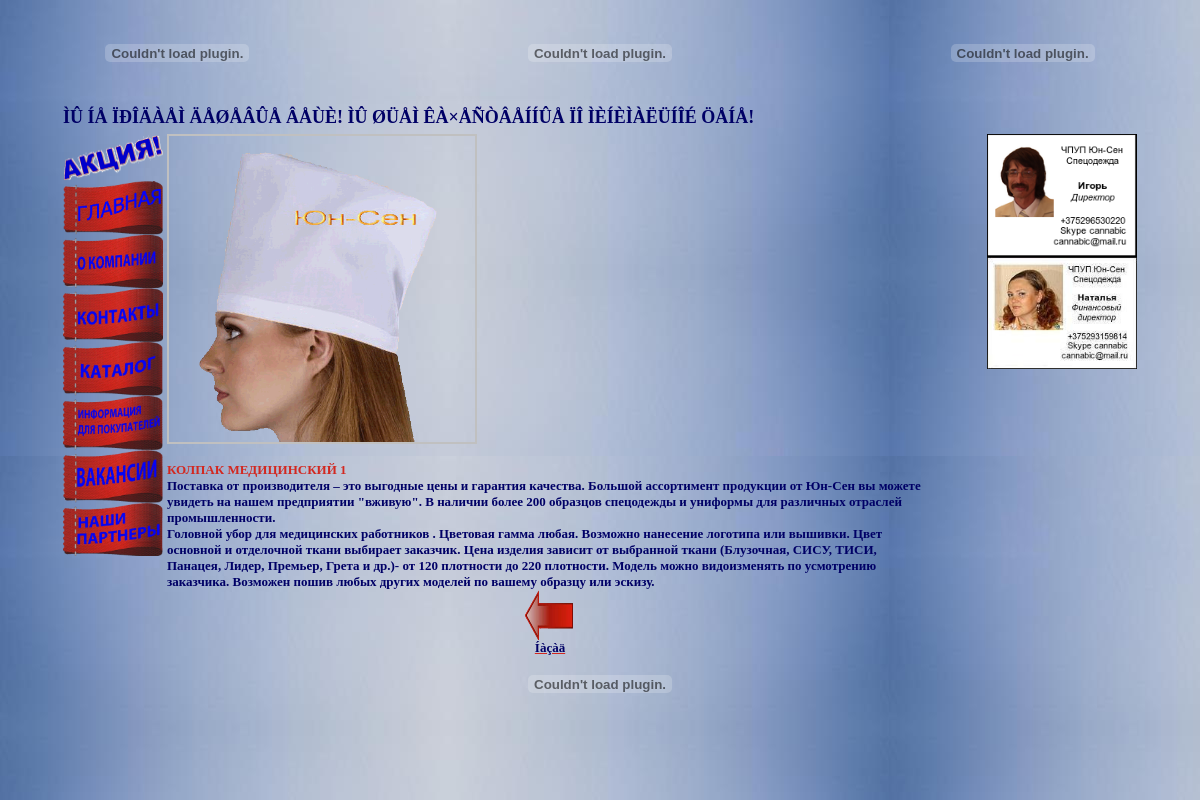
/p11710.php, run on the app's committed database.
### tables this page shows
CREATE TABLE IF NOT EXISTS `catalog` (
  `category` text NOT NULL,
  `model` int(11) NOT NULL,
  `image` text NOT NULL,
  `name` text NOT NULL,
  `price` text NOT NULL,
  `description` text NOT NULL
);

### 1710.php (called while the page is built)
<?php
$imgDir='images/17/10/';
$category = 17;
$model = 10;
?>

### p11710.php (the view, shortened to what this page needs)
<?php
include ('1710.php');
  function getFiles($path)
  {
    $files = scandir($path);
    for($i = 0, $length = count($files); $i < $length; $i++)
    {
      if( is_dir($path.$files[$i]) )
      {
        unset($files[$i]);
      }
    }
    return $files;
  }
?>
<!DOCTYPE HTML PUBLIC "-//W3C//DTD HTML 4.01 Frameset//EN" "http://www.w3.org/TR/html4/frameset.dtd">
<html>
 <head>
<link rel="stylesheet" type="text/css" href="gallerystyle.css" />
<link rel="stylesheet" type="text/css" href="../highslide/highslide.css" />
</head>
<body align = center link = "#d22820"
alink = "#000066"
vlink = "#000066">
<div id="bg"></div>
<div id="content"><div align = center>
<table width = 90%>
<tr>
<td align = center>
<embed src="images/logo.swf" width = '150px' height = '100px' quality="high"  TYPE="application/x-shockwave-flash" wmode="transparent" loop="true" autoplay="true" pluginspage="http://www.macromedia.com/go/getflashplayer"></embed>
</td>
<td align = center>
<embed src="images/text.swf" width = '400px' height = '100px' quality="high"  TYPE="application/x-shockwave-flash" wmode="transparent" loop="true" autoplay="true" pluginspage="http://www.macromedia.com/go/getflashplayer"></embed>
</td>
<td align = center>
<embed src="images/phones.swf" width = '150px' height = '100px' quality="high"  TYPE="application/x-shockwave-flash" wmode="transparent" loop="true" autoplay="true" pluginspage="http://www.macromedia.com/go/getflashplayer"></embed>
</td>
</tr>
<tr>
<td colspan = 3><marquee>
<font size = 4px color="#000066" face="Verdana"><B>ÌÛ ÍÅ ÏÐÎÄÀÅÌ ÄÅØÅÂÛÅ ÂÅÙÈ! ÌÛ ØÜÅÌ ÊÀ×ÅÑÒÂÅÍÍÛÅ ÏÎ ÌÈÍÈÌÀËÜÍÎÉ ÖÅÍÅ!</B></font>
</marquee></td></tr>
</table>
</div>
<div align = center>
<table border="0"  width="90%">
<tr>
<td valign = top rowspan = 2 align = left>
<a href = empty.php><img src = "images/act.gif" width = 100px></img><br>
<a href = index.php><img src = "images/index.gif" width = 100px></img><br>
<a href = company.php><img src = "images/company.gif" width = 100px></img><br>
<a href = contacts.php><img src = "images/contacts.gif" width = 100px></img><br>
<a href = catalog.php><img src = "images/catalog.gif" width = 100px></img><br>
<a href = info.php><img src = "images/info.gif" width = 100px></img><br>
<a href = work.php><img src = "images/work.gif" width = 100px></img><br>
<a href = friends.php><img src = "images/friends.gif" width = 100px></img><br>
</td>
<td valign = top rowspan = 2>
<?php
        foreach( getFiles($imgDir) as $file )
        {
echo '<a href="'.$imgDir.$file.'" class="highslide" onclick="return hs.expand(this)">';
echo '<img src="'.$imgDir.$file.'" width="40%"/>';
echo '</a>';
   }
 ?>
<br>
<?php
$query = mysql_query("SELECT * FROM catalog WHERE category = $category AND model = $model");
do
{
    $n = $row['name'];
    $d = $row['description'];
    echo ('<div align = left>');
    echo ('<font size = 2px color="#d22820" face="Verdana"><B>');
    echo ($n);
    echo ('</B></font>');
    echo ('<br>');
    echo ('<font  size = 2px color="#000066" face="Verdana"><B>');
    echo ($d);
    echo ('</B></font>');
    echo ('</div>');
}
 while ($row = mysql_fetch_array ($query));
?>
<div align = center>
<?php
echo '<a href="';
echo $category;
echo '.php" title="íàçàä">';
?>
<img src="images/back.gif" border=0 width=50px height=50px>
<br><font size = 2px color="#000066" face="Verdana"><B>Íàçàä</B></a></div>
<td valign = top align = right WIDTH = 150PX>
<img src = images/igor.png WIDTH = 150PX><br>
<img src = images/natalia.JPG WIDTH = 150PX>
<br>
<iframe src="http://diano4ka96.narod.ru/tag.html"
width="200" height="200"
align="left" scrolling=no
frameborder="0">
    Âàø áðàóçåð íå ïîääåðæèâàåò ïëàâàþùèå ôðåéìû!
 </iframe>
</td>
</tr>
</table>
</div>
<embed src="images/end.swf" width = '100%' height = '50px' quality="high"  TYPE="application/x-shockwave-flash" wmode="transparent" loop="true" autoplay="true" pluginspage="http://www.macromedia.com/go/getflashplayer"></embed>
</div>
</body>
</html>

### highslide/highslide.css (style rules this page uses)
.highslide { outline: none; text-decoration: none; }
.highslide img { border: 2px solid silver; }

### p11710.php (style rules this page uses)
#bg { position:fixed; top:0; bottom:0; left:0; right:0; background-image:url(images/bgc.jpg); z-index:999; }
#content { position:absolute; top:0; bottom:0; left:0; right:0; z-index:1000; }

### data on the page
catalog: name "КОЛПАК МЕДИЦИНСКИЙ 1", description "Поставка от производителя – это выгодные цены и гарантия качества. Большой ассортимент продукции от Юн-Сен вы можете увидеть на нашем предприятии \"вживую\". В наличии более 200 образцов спецодежды и униформы для различных отраслей промышленности. Головной убор для медицинских работников . Цветовая гамма любая. Возможно нанесение логотипа или вышивки. Цвет основной и отделочной ткани выбирает заказчик. Цена изделия зависит от выбранной ткани (Блузочная, СИСУ, ТИСИ, Панацея, Лидер, Премьер, Грета и др.)- от 120 плотности до 220 плотности. Модель можно видоизменять по усмотрению заказчика. Возможен пошив любых других моделей по вашему образцу или эскизу."
